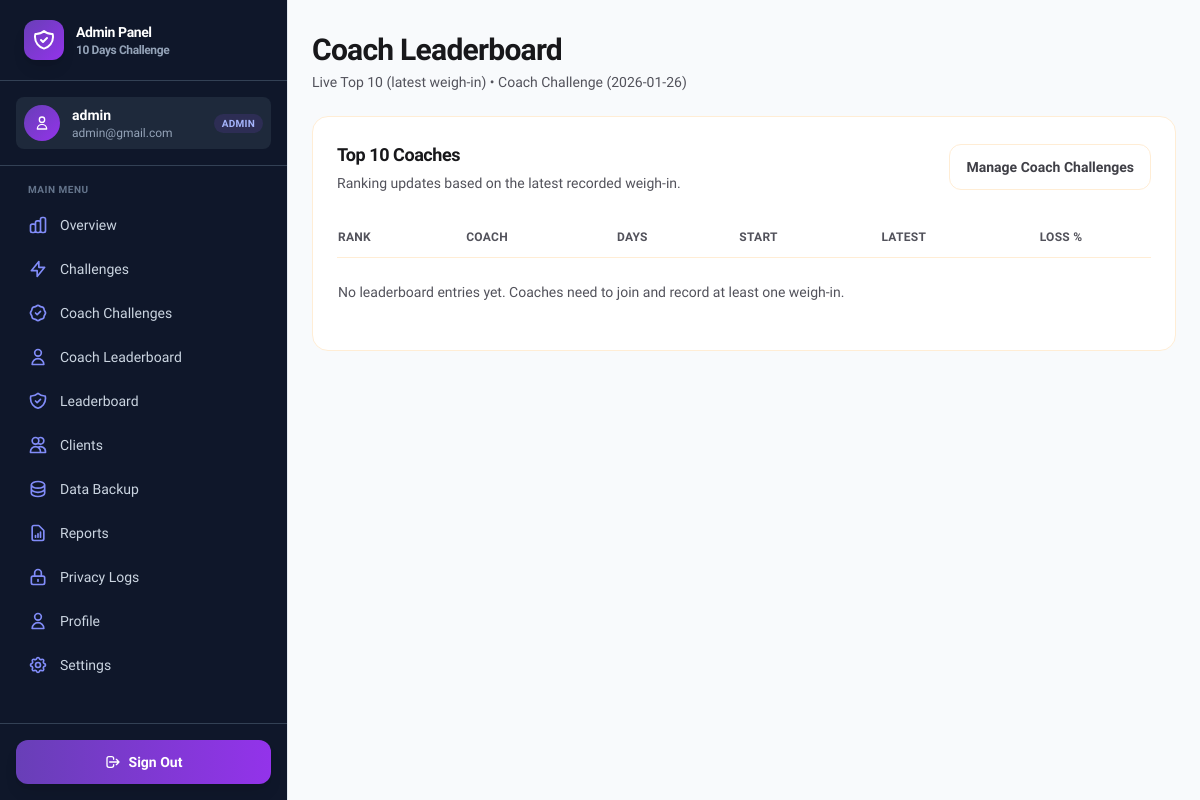
The page /admin/coach_leaderboard.php (signed in) on the database its author committed.
### tables this page shows
CREATE TABLE IF NOT EXISTS users (
  id INT UNSIGNED NOT NULL AUTO_INCREMENT,
  name VARCHAR(100) NOT NULL,
  email VARCHAR(190) NOT NULL,
  role ENUM('coach','admin') NOT NULL,
  password_hash VARCHAR(255) NOT NULL,
  is_active TINYINT(1) NOT NULL DEFAULT 1,
  created_at TIMESTAMP NOT NULL DEFAULT CURRENT_TIMESTAMP,
  updated_at TIMESTAMP NOT NULL DEFAULT CURRENT_TIMESTAMP ON UPDATE CURRENT_TIMESTAMP,
  PRIMARY KEY (id),
  UNIQUE KEY uniq_users_email (email)
);

CREATE TABLE IF NOT EXISTS coach_challenges (
  id INT UNSIGNED NOT NULL AUTO_INCREMENT,
  name VARCHAR(100) NOT NULL,
  start_date DATE NOT NULL,
  duration_days TINYINT UNSIGNED NOT NULL DEFAULT 10,
  status ENUM('active','completed') NOT NULL DEFAULT 'active',
  created_at TIMESTAMP NOT NULL DEFAULT CURRENT_TIMESTAMP,
  updated_at TIMESTAMP NOT NULL DEFAULT CURRENT_TIMESTAMP ON UPDATE CURRENT_TIMESTAMP,
  PRIMARY KEY (id),
  KEY idx_coach_challenges_status_start (status, start_date)
);

### app/helpers.php (called while the page is built, shortened)
<?php
function app_config($key, $default = null)
{
    $config = isset($GLOBALS['app_config']) ? $GLOBALS['app_config'] : [];
    $segments = explode('.', (string) $key);
    $value = $config;
    foreach ($segments as $segment) {
        $value = $value[$segment];
    }
    return $value;
}
function url($path = '')
{
    $base = rtrim((string) app_config('app.base_url', ''), '/');
    $path = '/' . ltrim((string) $path, '/');
    return $base . $path;
}
function h($value)
{
    return htmlspecialchars((string) $value, ENT_QUOTES, 'UTF-8');
}

### app/db.php (called while the page is built)
<?php
function db()
{
    static $pdo;
    if ($pdo instanceof PDO) {
        return $pdo;
    }
    $host = (string) app_config('db.host');
    $port = (int) app_config('db.port');
    $database = (string) app_config('db.database');
    $username = (string) app_config('db.username');
    $password = (string) app_config('db.password');
    $charset = (string) app_config('db.charset', 'utf8mb4');
    $dsn = 'mysql:host=' . $host . ';port=' . $port . ';dbname=' . $database . ';charset=' . $charset;
    $pdo = new PDO($dsn, $username, $password, [
        PDO::ATTR_ERRMODE => PDO::ERRMODE_EXCEPTION,
        PDO::ATTR_DEFAULT_FETCH_MODE => PDO::FETCH_ASSOC,
    ]);
    return $pdo;
}
function db_has_column($table, $column)
{
    try {
        $database = (string) app_config('db.database');
        $stmt = db()->prepare('SELECT COUNT(*) AS c FROM information_schema.COLUMNS WHERE TABLE_SCHEMA = ? AND TABLE_NAME = ? AND COLUMN_NAME = ?');
        $stmt->execute([$database, (string) $table, (string) $column]);
        $row = $stmt->fetch();
        return $row ? ((int) $row['c'] > 0) : false;
    } catch (Throwable $e) {
        return false;
    }
}

### app/auth.php (called while the page is built, shortened)
<?php
function auth_user()
{
    $select = 'SELECT id, name, email, role' . (db_has_column('users', 'is_active') ? ', is_active' : '') . ' FROM users WHERE id = ? LIMIT 1';
    $stmt = db()->prepare($select);
    $stmt->execute([$_SESSION['user_id']]);
    $user = $stmt->fetch();
    return $user ?: null;
}

### admin/coach_leaderboard.php (the view, shortened to what this page needs)
<?php
function get_active_coach_challenge()
{
    $row = null;
    try {
        $stmt = db()->query("SELECT * FROM coach_challenges WHERE status = 'active' ORDER BY start_date DESC, id DESC LIMIT 1");
        $row = $stmt->fetch();
    } catch (Throwable $e) {
        $row = null;
    }
    return $row;
}
$challenge = get_active_coach_challenge();
$rows = [];
if ($challenge) {
    try {
        $sql = "
            SELECT
                u.id AS coach_id,
                u.name AS coach_name,
                p.start_weight_lbs,
                latest.latest_weight,
                latest.days_completed,
                latest.has_day10,
                ((p.start_weight_lbs - latest.latest_weight) / p.start_weight_lbs) * 100 AS loss_pct
            FROM coach_challenge_participants p
            JOIN users u ON u.id = p.coach_user_id
            JOIN (
                SELECT
                    coach_user_id,
                    COUNT(*) AS days_completed,
                    MAX(CASE WHEN day_number = 10 THEN 1 ELSE 0 END) AS has_day10,
                    SUBSTRING_INDEX(GROUP_CONCAT(weight_lbs ORDER BY day_number DESC), ',', 1) AS latest_weight
                FROM coach_checkins
                WHERE coach_challenge_id = ?
                GROUP BY coach_user_id
            ) latest ON latest.coach_user_id = p.coach_user_id
            WHERE p.coach_challenge_id = ?
            ORDER BY latest.has_day10 DESC, latest.days_completed DESC, loss_pct DESC
            LIMIT 10
        ";
        $stmt = db()->prepare($sql);
        $stmt->execute([(int) $challenge['id'], (int) $challenge['id']]);
        $rows = $stmt->fetchAll();
    } catch (Throwable $e) {
        $rows = [];
    }
}
require __DIR__ . '/../partials/layout_top.php';
require __DIR__ . '/../partials/nav.php';
?>
<main class="mx-auto max-w-4xl px-4 py-8">
    <div class="mb-6">
        <h1 class="text-3xl font-extrabold tracking-tight">Coach Leaderboard</h1>
        <?php if ($challenge): ?>
            <p class="mt-1 text-sm text-zinc-600">Live Top 10 (latest weigh-in) • <?= h((string) $challenge['name']) ?></p>
        <?php else: ?>
            <p class="mt-1 text-sm text-zinc-600">No active coach challenge.</p>
        <?php endif; ?>
    </div>
    <div class="rounded-2xl border border-orange-100 bg-white p-6">
        <div class="flex items-center justify-between gap-3">
            <div>
                <div class="text-lg font-extrabold tracking-tight">Top 10 Coaches</div>
                <div class="mt-1 text-sm text-zinc-600">Ranking updates based on the latest recorded weigh-in.</div>
            </div>
            <a href="<?= h(url('/admin/coach_challenges.php')) ?>" class="rounded-xl border border-orange-100 bg-white px-4 py-3 text-sm font-extrabold text-zinc-700 hover:bg-orange-50">Manage Coach Challenges</a>
        </div>
        <div class="mt-6 overflow-x-auto">
            <table class="min-w-full text-left text-sm">
                <thead>
                    <tr class="border-b border-orange-100 text-xs font-extrabold uppercase tracking-wide text-zinc-600">
                        <th class="py-3 pr-4">Rank</th>
                        <th class="py-3 pr-4">Coach</th>
                        <th class="py-3 pr-4">Days</th>
                        <th class="py-3 pr-4">Start</th>
                        <th class="py-3 pr-4">Latest</th>
                        <th class="py-3 pr-0">Loss %</th>
                    </tr>
                </thead>
                <tbody>
                    <?php if (!$challenge): ?>
                        <tr>
                            <td colspan="6" class="py-6 text-zinc-600">Create or activate a coach challenge to see the leaderboard.</td>
                        </tr>
                    <?php elseif (!$rows): ?>
                        <tr>
                            <td colspan="6" class="py-6 text-zinc-600">No leaderboard entries yet. Coaches need to join and record at least one weigh-in.</td>
                        </tr>
                    <?php endif; ?>
                </tbody>
            </table>
        </div>
    </div>
</main>
<?php require __DIR__ . '/../partials/layout_bottom.php'; ?>

### partials/nav.php (shortened to what this page needs)
<?php
$user = auth_user();
$role = $user ? $user['role'] : null;
$nav = [];
if ($role === 'admin') {
    $current_page = $_SERVER['REQUEST_URI'];
}
?>
<?php if ($role === 'admin' && $user): ?>
    <div class="min-h-screen bg-slate-50">
        <div class="flex min-h-screen">
            <aside class="sticky top-0 hidden h-screen w-72 shrink-0 overflow-y-auto border-r border-slate-200 bg-slate-900 lg:flex lg:flex-col">
                <div class="flex items-center gap-3 px-6 py-5 border-b border-slate-700">
                    <a href="<?= h(url('/index.php')) ?>" class="flex items-center gap-3 font-extrabold tracking-tight">
                        <div class="flex h-10 w-10 items-center justify-center rounded-xl bg-gradient-to-br from-indigo_bloom to-purple-600 text-white shadow-lg">
                        </div>
                        <div class="flex flex-col">
                            <span class="text-white text-sm font-bold">Admin Panel</span>
                            <span class="text-slate-400 text-xs">10 Days Challenge</span>
                        </div>
                    </a>
                </div>
                <div class="px-4 py-4 border-b border-slate-700">
                    <div class="flex items-center gap-3 px-2 py-2 rounded-lg bg-slate-800">
                        <div class="flex h-9 w-9 items-center justify-center rounded-full bg-gradient-to-br from-indigo_bloom to-purple-600 text-white">
                            <svg class="h-4 w-4" fill="none" stroke="currentColor" stroke-width="2" viewBox="0 0 24 24">
                                <path stroke-linecap="round" stroke-linejoin="round" d="M16 7a4 4 0 11-8 0 4 4 0 018 0zM12 14a7 7 0 00-7 7h14a7 7 0 00-7-7z"/>
                            </svg>
                        </div>
                        <div class="flex-1 min-w-0">
                            <div class="text-sm font-semibold text-white truncate"><?= h($user['name']) ?></div>
                            <div class="text-xs text-slate-400 truncate"><?= h($user['email']) ?></div>
                        </div>
                        <span class="px-2 py-0.5 text-[10px] font-bold uppercase tracking-wide bg-indigo_bloom/20 text-indigo-300 rounded-full">Admin</span>
                    </div>
                </div>
                <nav class="flex-1 px-3 py-4 overflow-y-auto">
                    <div class="text-[10px] font-bold uppercase tracking-wider text-slate-500 px-4 mb-2">Main Menu</div>
                    <?php foreach ($nav as $item):
                        $is_active = strpos($current_page, $item[1]) !== false;
                        $active_classes = $is_active ? 'bg-gradient-to-r from-indigo-600 to-purple-600 text-white shadow-lg shadow-indigo-500/50' : 'text-slate-300 hover:bg-slate-800 hover:text-white';
                    ?>
                        <a href="<?= h($item[1]) ?>" class="mb-1 flex items-center gap-3 rounded-xl px-4 py-2.5 text-sm font-medium <?= $active_classes ?> transition-colors">
                            <?php if (isset($item[2])): ?>
                                <span class="<?= $is_active ? 'text-indigo-200' : 'text-indigo-400' ?>"><?= $item[2] ?></span>
                            <?php endif; ?>
                            <?= h($item[0]) ?>
                        </a>
                    <?php endforeach; ?>
                </nav>
                <div class="border-t border-slate-700 p-4">
                    <a href="<?= h(url('/auth/logout.php')) ?>" class="flex items-center justify-center gap-2 rounded-xl bg-gradient-to-r from-indigo_bloom to-purple-600 px-4 py-3 text-sm font-bold text-white hover:from-indigo-600 hover:to-purple-700 transition-all shadow-lg">
                        <svg class="h-4 w-4" fill="none" stroke="currentColor" stroke-width="2" viewBox="0 0 24 24">
                            <path stroke-linecap="round" stroke-linejoin="round" d="M17 16l4-4m0 0l-4-4m4 4H7m6 4v1a3 3 0 01-3 3H6a3 3 0 01-3-3V7a3 3 0 013-3h4a3 3 0 013 3v1"/>
                        </svg>
                        Sign Out
                    </a>
                </div>
            </aside>
            <div class="flex min-w-0 flex-1 flex-col">
                <div class="flex-1">
<?php endif; ?>

### rows shown on the page
users: name "admin", email "admin@gmail.com", role "admin" (drawn)
coach_challenges: name "Coach Challenge (2026-01-26)"

### other values the page prints
$item[0] "Overview"
$item[0] "Challenges"
$item[0] "Coach Challenges"
$item[0] "Coach Leaderboard"
$item[0] "Leaderboard"
$item[0] "Clients"
$item[0] "Data Backup"
$item[0] "Reports"
$item[0] "Privacy Logs"
$item[0] "Profile"
$item[0] "Settings"
